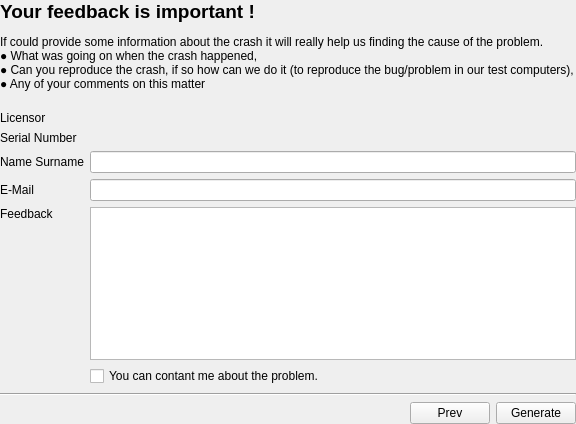
<?xml version="1.0" encoding="UTF-8"?>
<ui version="4.0">
 <class>ZECRPageUserFeedback</class>
 <widget class="QWidget" name="ZECRPageUserFeedback">
  <property name="geometry">
   <rect>
    <x>0</x>
    <y>0</y>
    <width>576</width>
    <height>424</height>
   </rect>
  </property>
  <property name="windowTitle">
   <string>Form</string>
  </property>
  <layout class="QVBoxLayout" name="verticalLayout">
   <property name="leftMargin">
    <number>0</number>
   </property>
   <property name="topMargin">
    <number>0</number>
   </property>
   <property name="rightMargin">
    <number>0</number>
   </property>
   <property name="bottomMargin">
    <number>0</number>
   </property>
   <item>
    <widget class="QLabel" name="label">
     <property name="text">
      <string>&lt;html&gt;&lt;head/&gt;&lt;body&gt;&lt;p&gt;&lt;span style=&quot; font-size:14pt; font-weight:600;&quot;&gt;Your feedback is important !&lt;/span&gt;&lt;/p&gt;&lt;p&gt;If could provide some information about the crash it will really help us finding the cause of the problem.&lt;br/&gt;● What was going on when the crash happened,&lt;br/&gt;● Can you reproduce the crash, if so how can we do it (to reproduce the bug/problem in our test computers),&lt;br/&gt;● Any of your comments on this matter&lt;br/&gt;&lt;/p&gt;&lt;/body&gt;&lt;/html&gt;</string>
     </property>
    </widget>
   </item>
   <item>
    <layout class="QFormLayout" name="formLayout">
     <item row="2" column="0">
      <widget class="QLabel" name="label_3">
       <property name="text">
        <string>Name Surname</string>
       </property>
      </widget>
     </item>
     <item row="2" column="1">
      <widget class="QLineEdit" name="txtNameSurname"/>
     </item>
     <item row="3" column="0">
      <widget class="QLabel" name="label_4">
       <property name="text">
        <string>E-Mail</string>
       </property>
      </widget>
     </item>
     <item row="3" column="1">
      <widget class="QLineEdit" name="txtEmail"/>
     </item>
     <item row="4" column="0">
      <widget class="QLabel" name="label_5">
       <property name="frameShape">
        <enum>QFrame::NoFrame</enum>
       </property>
       <property name="text">
        <string>Feedback</string>
       </property>
       <property name="alignment">
        <set>Qt::AlignLeading|Qt::AlignLeft|Qt::AlignTop</set>
       </property>
      </widget>
     </item>
     <item row="4" column="1">
      <widget class="QTextEdit" name="txtFeedback"/>
     </item>
     <item row="5" column="1">
      <widget class="QCheckBox" name="chkCanContact">
       <property name="sizePolicy">
        <sizepolicy hsizetype="Fixed" vsizetype="Fixed">
         <horstretch>0</horstretch>
         <verstretch>0</verstretch>
        </sizepolicy>
       </property>
       <property name="text">
        <string>You can contant me about the problem.</string>
       </property>
      </widget>
     </item>
     <item row="0" column="0">
      <widget class="QLabel" name="label_2">
       <property name="text">
        <string>Licensor</string>
       </property>
      </widget>
     </item>
     <item row="1" column="0">
      <widget class="QLabel" name="label_6">
       <property name="text">
        <string>Serial Number</string>
       </property>
      </widget>
     </item>
     <item row="0" column="1">
      <widget class="QLabel" name="lblLicensor">
       <property name="text">
        <string/>
       </property>
      </widget>
     </item>
     <item row="1" column="1">
      <widget class="QLabel" name="lblSerialNumber">
       <property name="text">
        <string/>
       </property>
      </widget>
     </item>
    </layout>
   </item>
   <item>
    <spacer name="verticalSpacer">
     <property name="orientation">
      <enum>Qt::Vertical</enum>
     </property>
     <property name="sizeHint" stdset="0">
      <size>
       <width>20</width>
       <height>40</height>
      </size>
     </property>
    </spacer>
   </item>
   <item>
    <widget class="Line" name="line">
     <property name="orientation">
      <enum>Qt::Horizontal</enum>
     </property>
    </widget>
   </item>
   <item>
    <layout class="QHBoxLayout" name="horizontalLayout">
     <item>
      <spacer name="horizontalSpacer">
       <property name="orientation">
        <enum>Qt::Horizontal</enum>
       </property>
       <property name="sizeHint" stdset="0">
        <size>
         <width>40</width>
         <height>20</height>
        </size>
       </property>
      </spacer>
     </item>
     <item>
      <widget class="QPushButton" name="btnPrev">
       <property name="text">
        <string>Prev</string>
       </property>
      </widget>
     </item>
     <item>
      <widget class="QPushButton" name="btnGenerate">
       <property name="text">
        <string>Generate</string>
       </property>
       <property name="default">
        <bool>false</bool>
       </property>
      </widget>
     </item>
    </layout>
   </item>
  </layout>
 </widget>
 <tabstops>
  <tabstop>txtNameSurname</tabstop>
  <tabstop>txtEmail</tabstop>
  <tabstop>txtFeedback</tabstop>
  <tabstop>chkCanContact</tabstop>
  <tabstop>btnGenerate</tabstop>
  <tabstop>btnPrev</tabstop>
 </tabstops>
 <resources/>
 <connections/>
</ui>
